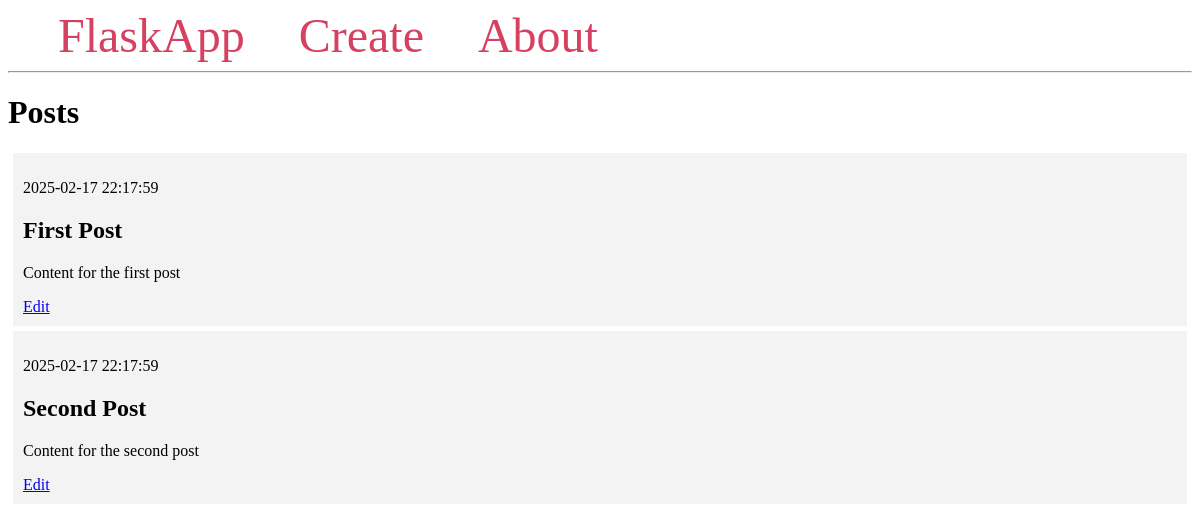
Before: / with the older database file.
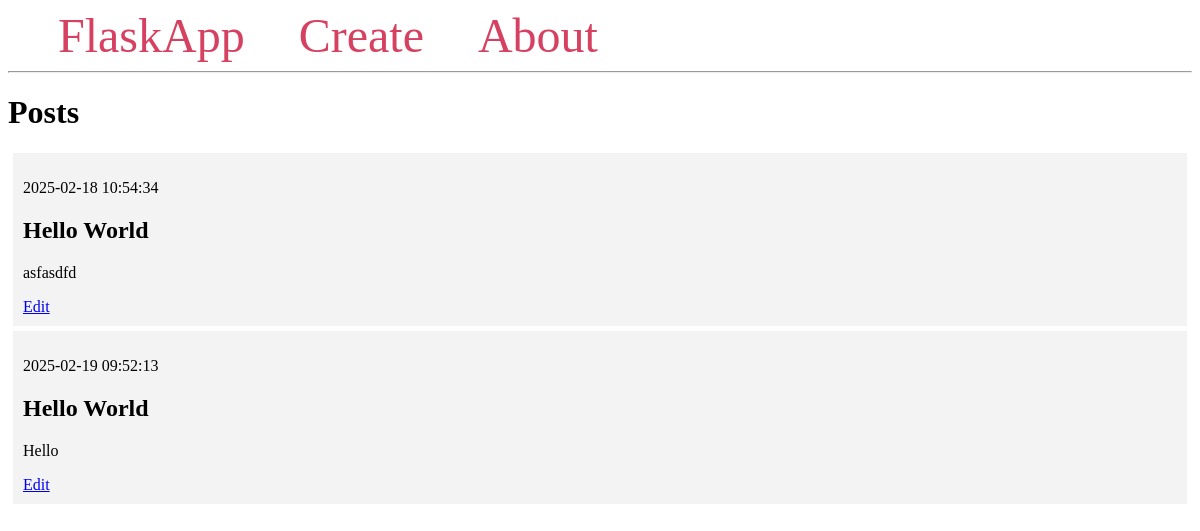
After: the same page with the newer database file.
### tables this page shows
CREATE TABLE posts (
    id INTEGER PRIMARY KEY AUTOINCREMENT,
    created TIMESTAMP NOT NULL DEFAULT CURRENT_TIMESTAMP,
    title TEXT NOT NULL,
    content TEXT NOT NULL
);

### app.py (the view)
@app.route('/')
def index():
    conn = get_db_connection()
    posts = conn.execute('SELECT * FROM posts').fetchall()
    conn.close()
    return render_template('index.html', posts=posts)

### app.py (called while the page is built)
def get_db_connection():
    conn = sqlite3.connect('database.db')
    conn.row_factory = sqlite3.Row
    return conn

### templates/index.html
{% extends 'base.html' %}
{% block content %}
    <h1>{% block title %} Posts {% endblock %}</h1>
    {% for post in posts %}
        <div class='post'>
            <p>{{ post['created'] }}</p>
            <h2>{{ post['title'] }}</h2>
            <p>{{ post['content'] }}</p>
            <a href="{{ url_for('edit', id=post['id']) }}">Edit</a>
        </div>
    {% endfor %}
{% endblock %}

### templates/base.html (shortened to what this page needs)
<!DOCTYPE html>
<html lang="en">
<head>
</head>
<body>
    <nav>
        <a href="{{ url_for('index') }}">FlaskApp</a>
        <a href="{{ url_for('create') }}">Create</a>
        <a href="#">About</a>
    </nav>
    <hr>
    <div class="content">
        {% block content %} {% endblock %}
    </div>
</body>
</html>

### templates/base.html (style rules this page uses)
.post { padding: 10px; margin: 5px; background-color: #f3f3f3 }
nav a { color: #d64161; font-size: 3em; margin-left: 50px; text-decoration: none; }

Changed rows visible on the page:
removed posts: created "2025-02-17 22:17:59", title "First Post", content "Content for the first post"
removed posts: created "2025-02-17 22:17:59", title "Second Post", content "Content for the second post"
added posts: created "2025-02-18 10:54:34", title "Hello World", content "asfasdfd"
added posts: created "2025-02-19 09:52:13", title "Hello World", content "Hello"
